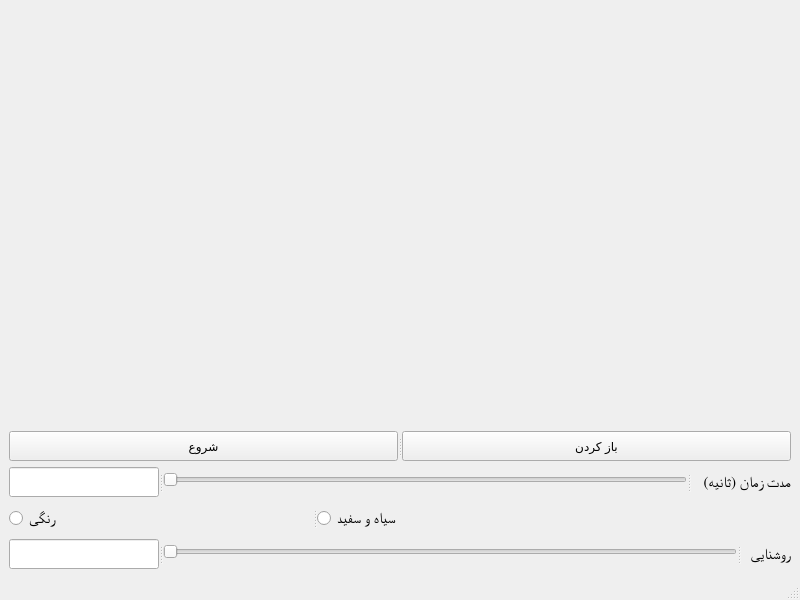
<?xml version="1.0" encoding="UTF-8"?>
<ui version="4.0">
 <class>MainWindow</class>
 <widget class="QMainWindow" name="MainWindow">
  <property name="geometry">
   <rect>
    <x>0</x>
    <y>0</y>
    <width>800</width>
    <height>600</height>
   </rect>
  </property>
  <property name="windowTitle">
   <string>MainWindow</string>
  </property>
  <widget class="QWidget" name="centralwidget">
   <layout class="QVBoxLayout" name="verticalLayout">
    <item>
     <widget class="QWidget" name="picture_widget" native="true"/>
    </item>
    <item>
     <widget class="QSplitter" name="splitter">
      <property name="orientation">
       <enum>Qt::Horizontal</enum>
      </property>
      <widget class="QPushButton" name="startButton">
       <property name="sizePolicy">
        <sizepolicy hsizetype="Expanding" vsizetype="Fixed">
         <horstretch>0</horstretch>
         <verstretch>0</verstretch>
        </sizepolicy>
       </property>
       <property name="maximumSize">
        <size>
         <width>16777215</width>
         <height>30</height>
        </size>
       </property>
       <property name="text">
        <string>شروع</string>
       </property>
      </widget>
      <widget class="QPushButton" name="openButton">
       <property name="sizePolicy">
        <sizepolicy hsizetype="Expanding" vsizetype="Fixed">
         <horstretch>0</horstretch>
         <verstretch>0</verstretch>
        </sizepolicy>
       </property>
       <property name="maximumSize">
        <size>
         <width>16777215</width>
         <height>30</height>
        </size>
       </property>
       <property name="text">
        <string>باز کردن</string>
       </property>
      </widget>
     </widget>
    </item>
    <item>
     <widget class="QSplitter" name="splitter_2">
      <property name="orientation">
       <enum>Qt::Horizontal</enum>
      </property>
      <widget class="QLineEdit" name="time_lineEdit">
       <property name="sizePolicy">
        <sizepolicy hsizetype="Fixed" vsizetype="Fixed">
         <horstretch>0</horstretch>
         <verstretch>0</verstretch>
        </sizepolicy>
       </property>
       <property name="minimumSize">
        <size>
         <width>150</width>
         <height>30</height>
        </size>
       </property>
       <property name="maximumSize">
        <size>
         <width>150</width>
         <height>30</height>
        </size>
       </property>
      </widget>
      <widget class="QSlider" name="time_slider">
       <property name="sizePolicy">
        <sizepolicy hsizetype="Expanding" vsizetype="Fixed">
         <horstretch>0</horstretch>
         <verstretch>25</verstretch>
        </sizepolicy>
       </property>
       <property name="maximumSize">
        <size>
         <width>16777215</width>
         <height>25</height>
        </size>
       </property>
       <property name="orientation">
        <enum>Qt::Horizontal</enum>
       </property>
      </widget>
      <widget class="QLabel" name="time_label">
       <property name="sizePolicy">
        <sizepolicy hsizetype="Fixed" vsizetype="Fixed">
         <horstretch>0</horstretch>
         <verstretch>0</verstretch>
        </sizepolicy>
       </property>
       <property name="minimumSize">
        <size>
         <width>100</width>
         <height>30</height>
        </size>
       </property>
       <property name="maximumSize">
        <size>
         <width>100</width>
         <height>30</height>
        </size>
       </property>
       <property name="font">
        <font>
         <family>Zar</family>
         <pointsize>11</pointsize>
        </font>
       </property>
       <property name="text">
        <string>مدت زمان (ثانیه)</string>
       </property>
      </widget>
     </widget>
    </item>
    <item>
     <widget class="QSplitter" name="splitter_4">
      <property name="orientation">
       <enum>Qt::Horizontal</enum>
      </property>
      <widget class="QRadioButton" name="colorButton">
       <property name="sizePolicy">
        <sizepolicy hsizetype="Fixed" vsizetype="Fixed">
         <horstretch>0</horstretch>
         <verstretch>0</verstretch>
        </sizepolicy>
       </property>
       <property name="minimumSize">
        <size>
         <width>100</width>
         <height>30</height>
        </size>
       </property>
       <property name="maximumSize">
        <size>
         <width>16777215</width>
         <height>25</height>
        </size>
       </property>
       <property name="font">
        <font>
         <family>Zar</family>
         <pointsize>11</pointsize>
        </font>
       </property>
       <property name="text">
        <string>رنگی  </string>
       </property>
      </widget>
      <widget class="QRadioButton" name="greyButton">
       <property name="sizePolicy">
        <sizepolicy hsizetype="Fixed" vsizetype="Fixed">
         <horstretch>0</horstretch>
         <verstretch>0</verstretch>
        </sizepolicy>
       </property>
       <property name="minimumSize">
        <size>
         <width>100</width>
         <height>30</height>
        </size>
       </property>
       <property name="maximumSize">
        <size>
         <width>16777215</width>
         <height>25</height>
        </size>
       </property>
       <property name="font">
        <font>
         <family>Zar</family>
         <pointsize>11</pointsize>
        </font>
       </property>
       <property name="text">
        <string>سیاه و سفید  </string>
       </property>
      </widget>
     </widget>
    </item>
    <item>
     <widget class="QSplitter" name="splitter_3">
      <property name="orientation">
       <enum>Qt::Horizontal</enum>
      </property>
      <widget class="QLineEdit" name="brightness_lineEdit">
       <property name="sizePolicy">
        <sizepolicy hsizetype="Fixed" vsizetype="Fixed">
         <horstretch>0</horstretch>
         <verstretch>0</verstretch>
        </sizepolicy>
       </property>
       <property name="minimumSize">
        <size>
         <width>150</width>
         <height>30</height>
        </size>
       </property>
       <property name="maximumSize">
        <size>
         <width>150</width>
         <height>30</height>
        </size>
       </property>
      </widget>
      <widget class="QSlider" name="brightness_slider">
       <property name="sizePolicy">
        <sizepolicy hsizetype="Expanding" vsizetype="Fixed">
         <horstretch>0</horstretch>
         <verstretch>25</verstretch>
        </sizepolicy>
       </property>
       <property name="maximumSize">
        <size>
         <width>16777215</width>
         <height>25</height>
        </size>
       </property>
       <property name="orientation">
        <enum>Qt::Horizontal</enum>
       </property>
      </widget>
      <widget class="QLabel" name="time_label_2">
       <property name="sizePolicy">
        <sizepolicy hsizetype="Fixed" vsizetype="Fixed">
         <horstretch>0</horstretch>
         <verstretch>0</verstretch>
        </sizepolicy>
       </property>
       <property name="minimumSize">
        <size>
         <width>50</width>
         <height>30</height>
        </size>
       </property>
       <property name="maximumSize">
        <size>
         <width>50</width>
         <height>30</height>
        </size>
       </property>
       <property name="font">
        <font>
         <family>Zar</family>
         <pointsize>11</pointsize>
        </font>
       </property>
       <property name="text">
        <string>روشنایی</string>
       </property>
      </widget>
     </widget>
    </item>
   </layout>
  </widget>
  <widget class="QMenuBar" name="menubar">
   <property name="geometry">
    <rect>
     <x>0</x>
     <y>0</y>
     <width>800</width>
     <height>26</height>
    </rect>
   </property>
  </widget>
  <widget class="QStatusBar" name="statusbar"/>
 </widget>
 <resources/>
 <connections/>
</ui>
